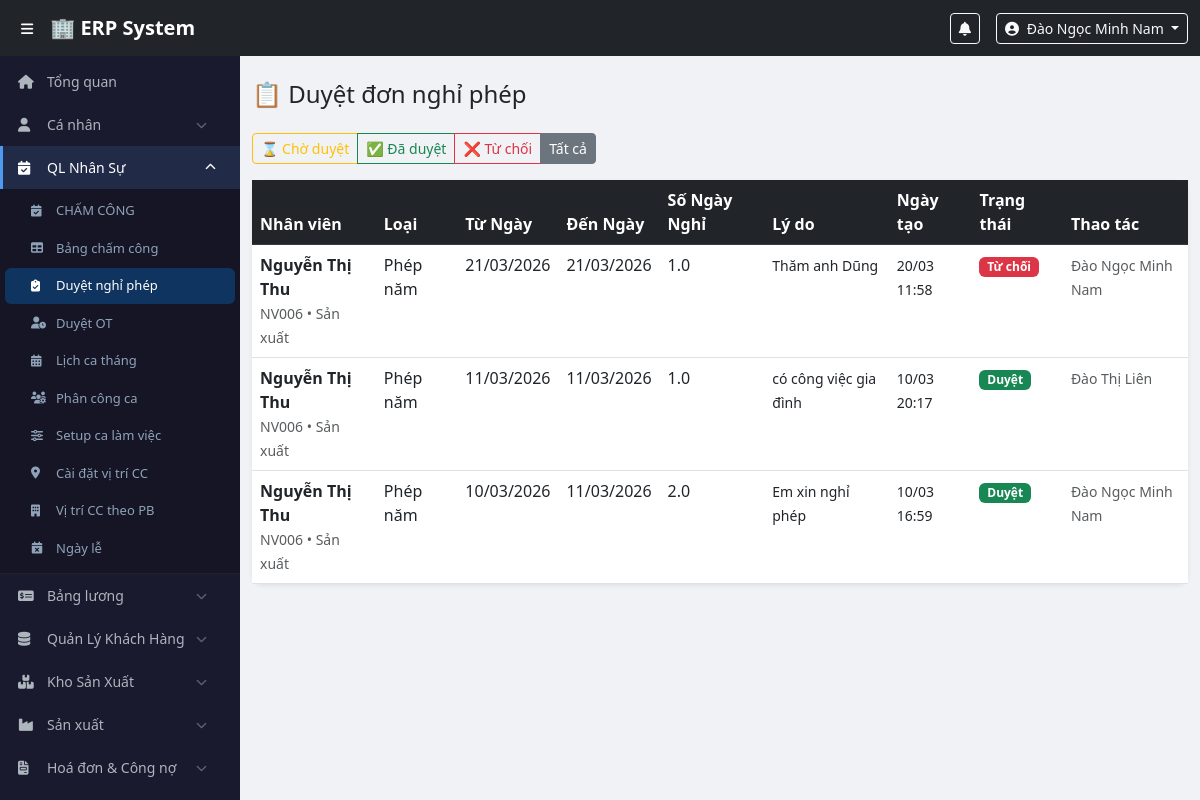
The app's page /modules/attendance/leave_manage.php?filter=all (signed in) with its own data.
### tables this page shows
CREATE TABLE `leave_requests` (
  `id` int(11) NOT NULL,
  `user_id` int(11) NOT NULL,
  `leave_type` enum('annual','sick','unpaid','other') NOT NULL DEFAULT 'annual',
  `start_date` date NOT NULL,
  `end_date` date NOT NULL,
  `total_days` decimal(4,1) NOT NULL,
  `reason` text NOT NULL,
  `status` enum('pending','approved','rejected') DEFAULT 'pending',
  `approved_by` int(11) DEFAULT NULL,
  `approved_at` datetime DEFAULT NULL,
  `reject_reason` text DEFAULT NULL,
  `created_at` timestamp NOT NULL DEFAULT current_timestamp()
);

CREATE TABLE `users` (
  `id` int(11) NOT NULL,
  `employee_code` varchar(20) NOT NULL,
  `full_name` varchar(100) NOT NULL,
  `username` varchar(50) NOT NULL,
  `password_hash` varchar(255) NOT NULL,
  `email` varchar(100) DEFAULT NULL,
  `phone` varchar(20) DEFAULT NULL,
  `role_id` int(11) NOT NULL,
  `department_id` int(11) DEFAULT NULL,
  `is_active` tinyint(1) DEFAULT 1,
  `created_at` timestamp NOT NULL DEFAULT current_timestamp()
);

CREATE TABLE `departments` (
  `id` int(11) NOT NULL,
  `name` varchar(100) NOT NULL,
  `created_at` timestamp NOT NULL DEFAULT current_timestamp()
);

### config/functions.php (called while the page is built, shortened)
<?php
function formatDate($date, $format = 'd/m/Y') {
    return date($format, strtotime($date));
}
?>

### modules/attendance/leave_manage.php (the view, shortened to what this page needs)
<?php
require_once $_SERVER['DOCUMENT_ROOT'] . '/erp/config/functions.php';
$user = currentUser();
$pdo = getDBConnection();
$filter = $_GET['filter'] ?? 'pending';
$myLevel = getRoleLevel($user['role']);
$stmt = $pdo->prepare("
    SELECT lr.*, u.full_name, u.employee_code, r.name AS requester_role,
           d.name as department_name,
           a.full_name as approver_name
    FROM leave_requests lr
    JOIN users u ON lr.user_id = u.id
    JOIN roles r ON u.role_id = r.id
    LEFT JOIN departments d ON u.department_id = d.id
    LEFT JOIN users a ON lr.approved_by = a.id
    WHERE (? = 'all' OR lr.status = ?)
      AND lr.user_id != ?
      AND (
           (r.name = 'employee'   AND ? >= 2)
        OR (r.name = 'production' AND ? >= 3)
        OR (r.name = 'manager'    AND ? >= 4)
        OR (r.name = 'accountant' AND ? >= 5)
      )
    ORDER BY lr.created_at DESC
    LIMIT 50
");
$stmt->execute([$filter, $filter, $user['id'], $myLevel, $myLevel, $myLevel, $myLevel]);
$requests = $stmt->fetchAll();
$csrf = generateCSRF();
include $_SERVER['DOCUMENT_ROOT'] . '/erp/includes/header.php';
include $_SERVER['DOCUMENT_ROOT'] . '/erp/includes/sidebar.php';
?>
<div class="main-content">
<div class="container-fluid py-4">
    <h4 class="mb-4">📋 Duyệt đơn nghỉ phép</h4>
    <div class="btn-group mb-3">
        <a href="?filter=pending" class="btn btn-sm <?= $filter==='pending'?'btn-warning':'btn-outline-warning' ?>">⌛ Chờ duyệt</a>
        <a href="?filter=approved" class="btn btn-sm <?= $filter==='approved'?'btn-success':'btn-outline-success' ?>">✅ Đã duyệt</a>
        <a href="?filter=rejected" class="btn btn-sm <?= $filter==='rejected'?'btn-danger':'btn-outline-danger' ?>">❌ Từ chối</a>
        <a href="?filter=all" class="btn btn-sm <?= $filter==='all'?'btn-secondary':'btn-outline-secondary' ?>">Tất cả</a>
    </div>
    <div class="card border-0 shadow-sm">
        <div class="card-body p-0">
            <div class="table-responsive">
                <table class="table table-hover mb-0">
                    <thead class="table-dark">
                        <tr><th>Nhân viên</th><th>Loại</th><th>Từ Ngày</th><th>Đến Ngày</th><th>Số Ngày Nghỉ</th><th>Lý do</th><th>Ngày tạo</th><th>Trạng thái</th><th>Thao tác</th></tr>
                    </thead>
                    <tbody>
                    <?php foreach ($requests as $r): ?>
                    <tr>
                        <td>
                            <div class="fw-semibold"><?= htmlspecialchars($r['full_name']) ?></div>
                            <small class="text-muted"><?= $r['employee_code'] ?> &bull; <?= htmlspecialchars($r['department_name'] ?? '') ?></small>
                        </td>
                        <td><?= ['annual'=>'Phép năm','sick'=>'Ốm','unpaid'=>'KL','other'=>'Khác'][$r['leave_type']] ?? $r['leave_type'] ?></td>
                        <td><?= formatDate($r['start_date']) ?></td>
                        <td><?= formatDate($r['end_date']) ?></td>
                        <td><?= $r['total_days'] ?></td>
                        <td><small><?= htmlspecialchars($r['reason']) ?></small></td>
                        <td><small><?= formatDate($r['created_at'], 'd/m H:i') ?></small></td>
                        <td>
                            <?php $badges=['pending'=>'warning','approved'=>'success','rejected'=>'danger'];
                                  $labels=['pending'=>'Chờ','approved'=>'Duyệt','rejected'=>'Từ chối']; ?>
                            <span class="badge bg-<?= $badges[$r['status']] ?>"><?= $labels[$r['status']] ?></span>
                        </td>
                        <td>
                        <?php
                        $requesterForCheck = ['id' => $r['user_id'], 'role' => $r['requester_role']];
                        if ($r['status'] === 'pending' && canApprove($user, $requesterForCheck)):
                        ?>
                            <div class="d-flex gap-1">
                                <form method="POST" style="display:inline">
                                    <input type="hidden" name="csrf_token" value="<?= $csrf ?>">
                                    <input type="hidden" name="request_id" value="<?= $r['id'] ?>">
                                    <input type="hidden" name="action" value="approved">
                                    <button class="btn btn-success btn-sm" onclick="return confirm('Duyệt đơn này?')">✅</button>
                                </form>
                                <button class="btn btn-danger btn-sm" onclick="showRejectForm(<?= $r['id'] ?>)">❌</button>
                            </div>
                        <?php else: ?>
                            <small class="text-muted"><?= $r['approver_name'] ? htmlspecialchars($r['approver_name']) : '-' ?></small>
                        <?php endif; ?>
                        </td>
                    </tr>
                    <?php endforeach; ?>
                    </tbody>
                </table>
            </div>
        </div>
    </div>
</div>
</div>
<?php include $_SERVER['DOCUMENT_ROOT'] . '/erp/includes/footer.php'; ?>

### assets/css/style.css (style rules this page uses)
body { padding-top: 56px; background: #f0f2f5; font-family: 'Segoe UI', sans-serif; }
.main-content { margin-left: 240px; transition: margin-left 0.3s; min-height: calc(100vh - 56px); }
.card { border-radius: 12px !important; }

### records on screen
leave_requests: user.full_name "Nguyễn Thị Thu", user.employee_code "NV006", departments.name "Sản xuất", leave_type "Phép năm", start_date "21/03/2026", end_date "21/03/2026", total_days "1.0", reason "Thăm anh Dũng", created_at "20/03 11:58", status "Từ chối", approved_by.full_name "Đào Ngọc Minh Nam"
leave_requests: user.full_name "Nguyễn Thị Thu", user.employee_code "NV006", departments.name "Sản xuất", leave_type "Phép năm", start_date "11/03/2026", end_date "11/03/2026", total_days "1.0", reason "có công việc gia đình", created_at "10/03 20:17", status "Duyệt", approved_by.full_name "Đào Thị Liên"
leave_requests: user.full_name "Nguyễn Thị Thu", user.employee_code "NV006", departments.name "Sản xuất", leave_type "Phép năm", start_date "10/03/2026", end_date "11/03/2026", total_days "2.0", reason "Em xin nghỉ phép", created_at "10/03 16:59", status "Duyệt", approved_by.full_name "Đào Ngọc Minh Nam"

### other values on screen
$user['full_name'] "Đào Ngọc Minh Nam"
